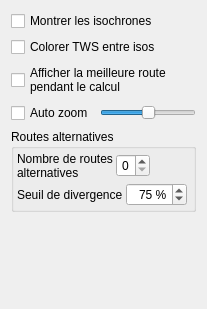
         <widget class="QWidget" name="display">
          <property name="geometry">
           <rect>
            <x>0</x>
            <y>0</y>
            <width>207</width>
            <height>309</height>
           </rect>
          </property>
          <attribute name="label">
           <string>Display options</string>
          </attribute>
          <layout class="QVBoxLayout" name="verticalLayout_11">
           <item>
            <widget class="QCheckBox" name="showIso">
             <property name="text">
              <string>Montrer les isochrones</string>
             </property>
            </widget>
           </item>
           <item>
            <widget class="QCheckBox" name="colorIso">
             <property name="statusTip">
              <string/>
             </property>
             <property name="text">
              <string>Colorer TWS entre isos</string>
             </property>
            </widget>
           </item>
           <item>
            <widget class="QCheckBox" name="showBestLive">
             <property name="text">
              <string>Afficher la meilleure route
pendant le calcul</string>
             </property>
            </widget>
           </item>
           <item>
            <layout class="QHBoxLayout" name="horizontalLayout_2">
             <item>
              <widget class="QCheckBox" name="autoZoom">
               <property name="text">
                <string>Auto zoom</string>
               </property>
              </widget>
             </item>
             <item>
              <widget class="QSlider" name="zoomLevel">
               <property name="toolTip">
                <string>Réglage du niveau de zoom (plus à droite = plus serré).
La différence est surtout sensible lors d'un routage en diagonale.</string>
               </property>
               <property name="minimum">
                <number>1</number>
               </property>
               <property name="maximum">
                <number>3</number>
               </property>
               <property name="pageStep">
                <number>1</number>
               </property>
               <property name="sliderPosition">
                <number>2</number>
               </property>
               <property name="orientation">
                <enum>Qt::Horizontal</enum>
               </property>
               <property name="tickPosition">
                <enum>QSlider::NoTicks</enum>
               </property>
               <property name="tickInterval">
                <number>1</number>
               </property>
              </widget>
             </item>
            </layout>
           </item>
           <item>
            <widget class="QGroupBox" name="groupBox_10">
             <property name="title">
              <string>Routes alternatives</string>
             </property>
             <layout class="QVBoxLayout" name="verticalLayout_17">
              <property name="spacing">
               <number>3</number>
              </property>
              <property name="leftMargin">
               <number>3</number>
              </property>
              <property name="topMargin">
               <number>3</number>
              </property>
              <property name="rightMargin">
               <number>3</number>
              </property>
              <property name="bottomMargin">
               <number>3</number>
              </property>
              <item>
               <layout class="QHBoxLayout" name="horizontalLayout_16">
                <item>
                 <widget class="QLabel" name="label_18">
                  <property name="text">
                   <string>Nombre de routes
alternatives</string>
                  </property>
                 </widget>
                </item>
                <item>
                 <widget class="QSpinBox" name="nbAlter">
                  <property name="alignment">
                   <set>Qt::AlignRight|Qt::AlignTrailing|Qt::AlignVCenter</set>
                  </property>
                  <property name="minimum">
                   <number>0</number>
                  </property>
                  <property name="maximum">
                   <number>5</number>
                  </property>
                  <property name="value">
                   <number>0</number>
                  </property>
                 </widget>
                </item>
                <item>
                 <spacer name="horizontalSpacer_6">
                  <property name="orientation">
                   <enum>Qt::Horizontal</enum>
                  </property>
                  <property name="sizeHint" stdset="0">
                   <size>
                    <width>40</width>
                    <height>20</height>
                   </size>
                  </property>
                 </spacer>
                </item>
               </layout>
              </item>
              <item>
               <layout class="QHBoxLayout" name="horizontalLayout_17">
                <item>
                 <widget class="QLabel" name="label_19">
                  <property name="text">
                   <string>Seuil de divergence</string>
                  </property>
                 </widget>
                </item>
                <item>
                 <widget class="QSpinBox" name="diver">
                  <property name="alignment">
                   <set>Qt::AlignRight|Qt::AlignTrailing|Qt::AlignVCenter</set>
                  </property>
                  <property name="suffix">
                   <string> %</string>
                  </property>
                  <property name="minimum">
                   <number>0</number>
                  </property>
                  <property name="maximum">
                   <number>100</number>
                  </property>
                  <property name="value">
                   <number>75</number>
                  </property>
                 </widget>
                </item>
                <item>
                 <spacer name="horizontalSpacer_7">
                  <property name="orientation">
                   <enum>Qt::Horizontal</enum>
                  </property>
                  <property name="sizeHint" stdset="0">
                   <size>
                    <width>40</width>
                    <height>20</height>
                   </size>
                  </property>
                 </spacer>
                </item>
               </layout>
              </item>
             </layout>
            </widget>
           </item>
           <item>
            <spacer name="verticalSpacer_4">
             <property name="orientation">
              <enum>Qt::Vertical</enum>
             </property>
             <property name="sizeHint" stdset="0">
              <size>
               <width>20</width>
               <height>137</height>
              </size>
             </property>
            </spacer>
           </item>
          </layout>
         </widget>
